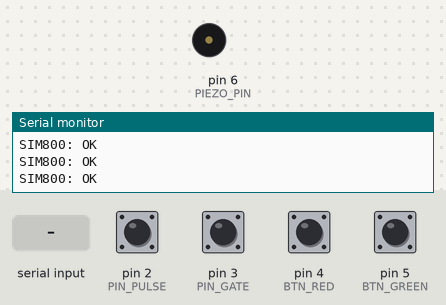
A sketch run on a simulated Arduino Leonardo, built with avr-gcc and run on an emulated ATmega32U4. Parts: buzzer (waves = sounding), the last lines printed to the serial monitor. Inputs (shaded band) come from the test bench; at power-on: pin 2 (PIN_PULSE), pin 3 (PIN_GATE), pin 4 (BTN_RED), pin 5 (BTN_GREEN) HIGH. The modem accepts every AT command (registered, SIM ready, sends succeed) and sends nothing else.

Above: at 3.1 s.
3.2 s: "RING\n" received over the second serial link
At 4.5 s:
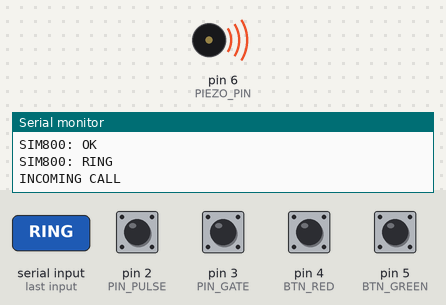
6.3 s: pin 4 (BTN_RED) pulled LOW for 0.15 s
At 6.7 s:
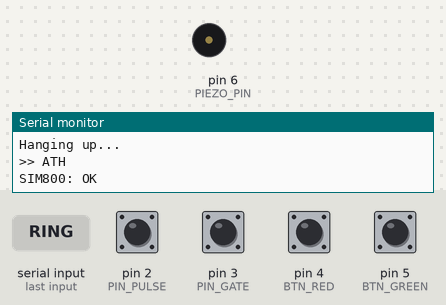
Timing chart, 0 to 9.3 s (numbered marks = the images above; inputs shaded):
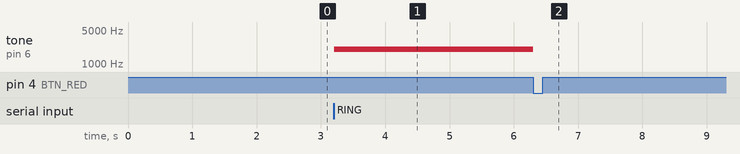

The sketch:

mobile_name.ino
```cpp
// =====================================================
// Arduino Leonardo / Pro Micro + SIM800L
//
// SIM800L:
// D1 TX1 -> делитель -> RX SIM800L
// D0 RX1 <- TX SIM800L
//
// Дисковый номеронабиратель:
// D2 -> PULSE
// D3 -> GATE
//
// Кнопки:
// D4 -> красная кнопка -> GND
// D5 -> зеленая кнопка -> GND
// =====================================================

#define sim800 Serial1

const uint8_t PIN_PULSE = 2;
const uint8_t PIN_GATE  = 3;

const uint8_t BTN_RED   = 4;
const uint8_t BTN_GREEN = 5;

const uint8_t PIEZO_PIN = 6;

const unsigned long DEBOUNCE_US = 4000UL;
const unsigned long BUTTON_DEBOUNCE_MS = 80;
const unsigned long DIAL_TIMEOUT = 3000;

volatile bool counting = false;
volatile uint16_t pulses = 0;

volatile uint8_t lastPulse = 1;
volatile uint8_t lastGate  = 1;

volatile unsigned long lastPulseChangeUs = 0;
volatile unsigned long lastGateChangeUs = 0;

volatile bool digitReady = false;
volatile uint8_t digitValue = 0;

String phoneNumber = "";
unsigned long lastDigitTime = 0;

bool incomingCall = false;
bool callActive = false;

String simLine = "";

// =====================================================
// SIM800
// =====================================================

void sendAT(const String &cmd) {
  sim800.println(cmd);
  Serial.print(">> ");
  Serial.println(cmd);
}

void answerCall() {
  Serial.println("Answering call...");
  noTone(PIEZO_PIN);
  sendAT("ATA");

  incomingCall = false;
  callActive = true;
}

void hangUpCall() {
  Serial.println("Hanging up...");
  noTone(PIEZO_PIN);
  sendAT("ATH");

  incomingCall = false;
  callActive = false;
  phoneNumber = "";
}

void processSim800Line(String line) {
  line.trim();
  if (line.length() == 0) return;

  Serial.print("SIM800: ");
  Serial.println(line);

  if (line == "RING") {
    Serial.println("INCOMING CALL");
    incomingCall = true;
    callActive = false;
    tone(PIEZO_PIN, 2000);
  }
  else if (line == "NO CARRIER" || line == "BUSY" || line == "NO ANSWER") {
    incomingCall = false;
    callActive = false;
    phoneNumber = "";
    noTone(PIEZO_PIN);
  }
  else if (line == "ERROR") {
    callActive = false;
  }
}

void readSim800() {
  while (sim800.available()) {
    char c = sim800.read();

    if (c == '\n') {
      processSim800Line(simLine);
      simLine = "";
    } else if (c != '\r') {
      simLine += c;
    }
  }
}

// =====================================================
// Номер
// =====================================================

String normalizeNumber(String num) {
  num.trim();

  if (num.length() == 11 && num[0] == '8') return "+7" + num.substring(1);
  if (num.length() == 11 && num[0] == '7') return "+7" + num.substring(1);
  if (num.length() == 10) return "+7" + num;

  return num;
}

void makeCall(String rawNumber) {
  String finalNumber = normalizeNumber(rawNumber);

  if (finalNumber.length() == 0) {
    Serial.println("Empty number");
    return;
  }

  Serial.print("Calling: ");
  Serial.println(finalNumber);

  sim800.print("ATD");
  sim800.print(finalNumber);
  sim800.println(";");

  callActive = true;
}

void handleDigit() {
  if (!digitReady) return;

  noInterrupts();
  uint8_t d = digitValue;
  digitReady = false;
  interrupts();

  Serial.print("Digit: ");
  Serial.println(d);

  phoneNumber += String(d);
  lastDigitTime = millis();

  Serial.print("Number: ");
  Serial.println(phoneNumber);
}

// =====================================================
// Кнопки
// =====================================================

void handleButtons() {
  static bool lastRed = HIGH;
  static bool lastGreen = HIGH;

  static unsigned long lastRedMs = 0;
  static unsigned long lastGreenMs = 0;

  bool redNow = digitalRead(BTN_RED);
  bool greenNow = digitalRead(BTN_GREEN);

  unsigned long now = millis();

  if (lastRed == HIGH && redNow == LOW && now - lastRedMs > BUTTON_DEBOUNCE_MS) {
    lastRedMs = now;

    Serial.println("RED BUTTON");
    hangUpCall();
  }

  if (lastGreen == HIGH && greenNow == LOW && now - lastGreenMs > BUTTON_DEBOUNCE_MS) {
    lastGreenMs = now;

    Serial.println("GREEN BUTTON");

    if (incomingCall) {
      answerCall();
    } else if (phoneNumber.length() > 0) {
      makeCall(phoneNumber);
      phoneNumber = "";
    } else {
      Serial.println("No incoming call and no number");
    }
  }

  lastRed = redNow;
  lastGreen = greenNow;
}

// =====================================================
// Дисковый номеронабиратель — рабочая логика из теста
// =====================================================

void gateISR() {
  unsigned long nowUs = micros();

  uint8_t gate = digitalRead(PIN_GATE);

  if (gate != lastGate) {
    if (nowUs - lastGateChangeUs >= DEBOUNCE_US) {

      // старт окна: HIGH -> LOW
      if (lastGate == HIGH && gate == LOW) {
        counting = true;
        pulses = 0;
      }

      // стоп окна: LOW -> HIGH
      else if (lastGate == LOW && gate == HIGH) {
        if (counting) {
          counting = false;

          uint8_t n = (pulses % 10 == 0) ? 0 : (pulses % 10);

          digitValue = n;
          digitReady = true;
          pulses = 0;
        }
      }

      lastGate = gate;
      lastGateChangeUs = nowUs;
    }
  }
}

void pulseISR() {
  unsigned long nowUs = micros();

  uint8_t pulse = digitalRead(PIN_PULSE);
  uint8_t gate  = digitalRead(PIN_GATE);

  if (pulse != lastPulse) {
    if (nowUs - lastPulseChangeUs >= DEBOUNCE_US) {

      if (!counting && gate == LOW) {
        counting = true;
        pulses = 0;
      }

      // считаем LOW -> HIGH только в окне
      if (counting && lastPulse == LOW && pulse == HIGH) {
        pulses++;
      }

      lastPulse = pulse;
      lastPulseChangeUs = nowUs;
    }
  }
}

// =====================================================
// SETUP
// =====================================================

void setup() {
  Serial.begin(9600);

  unsigned long serialStart = millis();
  while (!Serial && millis() - serialStart < 3000) {}

  sim800.begin(9600);

  pinMode(PIN_PULSE, INPUT_PULLUP);
  pinMode(PIN_GATE, INPUT_PULLUP);

  pinMode(BTN_RED, INPUT_PULLUP);
  pinMode(BTN_GREEN, INPUT_PULLUP);

  pinMode(PIEZO_PIN, OUTPUT);
  noTone(PIEZO_PIN);

  lastPulse = digitalRead(PIN_PULSE);
  lastGate  = digitalRead(PIN_GATE);

  unsigned long nowUs = micros();
  lastPulseChangeUs = nowUs;
  lastGateChangeUs = nowUs;

  attachInterrupt(digitalPinToInterrupt(PIN_PULSE), pulseISR, CHANGE);
  attachInterrupt(digitalPinToInterrupt(PIN_GATE), gateISR, CHANGE);

  Serial.println();
  Serial.println("Phone ready: Leonardo / Pro Micro");
  Serial.println("D2 = PULSE, D3 = GATE, D4 = RED, D5 = GREEN");

  delay(1000);

  sendAT("AT");
  delay(300);

  sendAT("ATE0");
  delay(300);

  sendAT("AT+CLIP=1");
  delay(300);

  Serial.println("READY");
}

// =====================================================
// LOOP
// =====================================================

void loop() {
  readSim800();
  handleButtons();
  handleDigit();


  // Ручная отправка AT-команд из Serial Monitor
  while (Serial.available()) {
    sim800.write(Serial.read());
  }
}
```

Measured:
- after the input at 3.2 s, tone on pin 6 (PIEZO_PIN): silent → 2000 Hz at once
- after the input at 6.3 s, tone on pin 6 (PIEZO_PIN): 2000 Hz → silent at once
